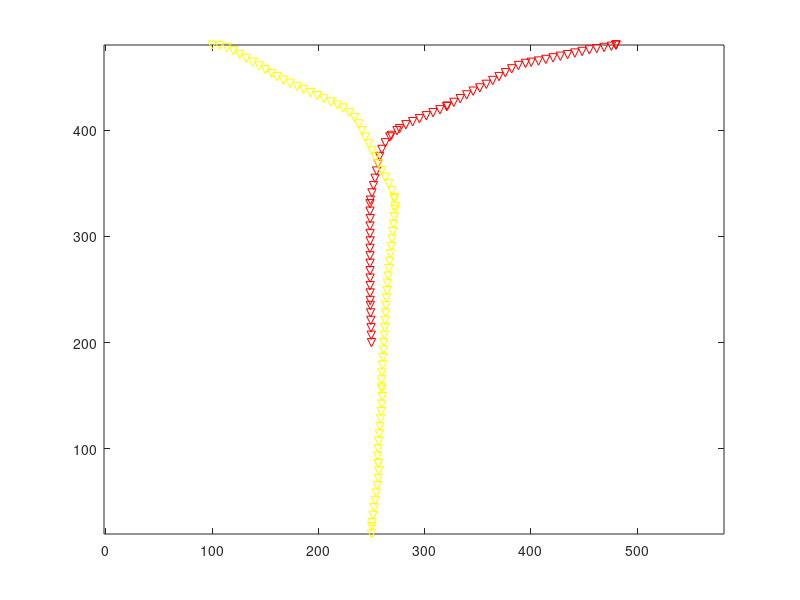

This chart was generated by the following MATLAB code: (Note: this script raises an error after producing the figure.)
clearvars
close all
rand('state',1);

env.x_max = 500;
env.y_max = 500;
x_max=500;
y_max=500;
width_c=50;
width_b=100;
l_block=0.5*(x_max-width_c);
h_block=(y_max-2*width_b);
obstacle1 = [0,width_b,l_block,h_block];
obstacle2 = [x_max-l_block,width_b,l_block,h_block];
ob_vec=[obstacle1;obstacle2];
env.ob_vec=ob_vec;

EPS = 10;
rho=40;
    BETA=EPS/rho; 
numNodes=2000;

% 7-10 deconfliciton
dt=0.1;

confliction_init.notCollided=1;

%% Agent1
agent1.q_start.coord = [250 200];
agent1.q_start.dir=pi/2; 
agent1.q_start.cost = 0;
agent1.q_start.parent = 0;

agent1.q_goal.coord = [x_max-20 y_max-20];
agent1.q_goal.cost = 0;
agent1.q_goal.dir=0;

agent1.speedmode=0;
agent1.q_ci=agent1.q_start;

agent1.i=2; %used for path following

agent1.confliction=confliction_init;


%% Agent2
agent2.q_start.coord = [100 y_max-20];
agent2.q_start.dir=0; 
agent2.q_start.cost = 0;
agent2.q_start.parent = 0;

agent2.q_goal.coord = [250 20];
agent2.q_goal.cost = 0;
agent2.q_goal.dir=-pi/2;

agent2.speedmode=0;
agent2.q_ci=agent2.q_start;

agent2.i=2;

agent2.confliction=confliction_init;

% load('path')
% agent1.path=newpath;
% agent1.i=2;

% load('path_data')
load('newpath_data3')
agent1.path=newpath1;
agent2.path=newpath2;


% plot_env(env,1)
plot(agent1.path(:,1),agent1.path(:,2),'rv')
hold on
plot(agent2.path(:,1),agent2.path(:,2),'yv')
axis equal
% axis([10 50 10 50])

% state_check1=[];
% state_check2=[];
dist_agent=[];

Agents=[agent1; agent2];

%% System construction
Sys.Agents=Agents;
Sys.ActivatedCenters=[];

%% Simulation
for t=0:dt:80
    disp(t)
%     Agents=control(Agents,rho,EPS,dt);
    Sys=controlSystem3(Sys,rho,EPS,dt);
    
    Agents=Sys.Agents;
    % --- show the states
    for i=1:2
        disp(Sys.Agents(i).confliction)
    end
    disp(Sys.ActivatedCenters)
    % ---
    
    for i=1:2
        plot(Agents(i).q_ci.coord(1),Agents(i).q_ci.coord(2),'b.')
        hold on
        temp=Agents(i);
        plot(Agents(i).path(temp.i,1), Agents(i).path(temp.i,2),'g.')
        if ~Agents(i).confliction.notCollided
            plot(Agents(i).confliction.center(1), Agents(i).confliction.center(2),'ko')
            hold on
            plot(Agents(i).confliction.leave(1), Agents(i).confliction.leave(2),'k.')
        end
        drawnow
    end    
    
    dist_agent=[dist_agent norm(Agents(1).q_ci.coord-Agents(2).q_ci.coord)];
end
figure(3)
plot(0:dt:80,dist_agent)
